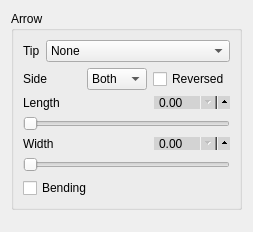
             <widget class="QWidget" name="page_25">
              <property name="geometry">
               <rect>
                <x>0</x>
                <y>0</y>
                <width>223</width>
                <height>232</height>
               </rect>
              </property>
              <attribute name="label">
               <string>Origin Arrow</string>
              </attribute>
              <layout class="QVBoxLayout" name="verticalLayout_61">
               <item>
                <widget class="QGroupBox" name="groupBox_27">
                 <property name="title">
                  <string>Arrow</string>
                 </property>
                 <layout class="QVBoxLayout" name="verticalLayout_146">
                  <item>
                   <layout class="QHBoxLayout" name="horizontalLayout_157">
                    <item>
                     <widget class="QLabel" name="label_156">
                      <property name="text">
                       <string>Tip</string>
                      </property>
                     </widget>
                    </item>
                    <item>
                     <widget class="QComboBox" name="linestring_o_tip">
                      <property name="focusPolicy">
                       <enum>Qt::ClickFocus</enum>
                      </property>
                      <item>
                       <property name="text">
                        <string>None</string>
                       </property>
                      </item>
                      <item>
                       <property name="text">
                        <string>stealth</string>
                       </property>
                      </item>
                      <item>
                       <property name="text">
                        <string>stealth round</string>
                       </property>
                      </item>
                      <item>
                       <property name="text">
                        <string>stealth open</string>
                       </property>
                      </item>
                      <item>
                       <property name="text">
                        <string>stealth open round</string>
                       </property>
                      </item>
                      <item>
                       <property name="text">
                        <string>&lt;</string>
                       </property>
                      </item>
                      <item>
                       <property name="text">
                        <string>&gt;</string>
                       </property>
                      </item>
                      <item>
                       <property name="text">
                        <string>latex</string>
                       </property>
                      </item>
                      <item>
                       <property name="text">
                        <string>latex round</string>
                       </property>
                      </item>
                      <item>
                       <property name="text">
                        <string>latex open</string>
                       </property>
                      </item>
                      <item>
                       <property name="text">
                        <string>latex open round</string>
                       </property>
                      </item>
                      <item>
                       <property name="text">
                        <string>to / classical tikz rightarrow</string>
                       </property>
                      </item>
                      <item>
                       <property name="text">
                        <string>computer modern rightarrow</string>
                       </property>
                      </item>
                      <item>
                       <property name="text">
                        <string>implies</string>
                       </property>
                      </item>
                      <item>
                       <property name="text">
                        <string>butt cap</string>
                       </property>
                      </item>
                      <item>
                       <property name="text">
                        <string>fast round</string>
                       </property>
                      </item>
                      <item>
                       <property name="text">
                        <string>fast triangle</string>
                       </property>
                      </item>
                      <item>
                       <property name="text">
                        <string>round cap</string>
                       </property>
                      </item>
                      <item>
                       <property name="text">
                        <string>triangle cap</string>
                       </property>
                      </item>
                      <item>
                       <property name="text">
                        <string>circle</string>
                       </property>
                      </item>
                      <item>
                       <property name="text">
                        <string>circle open</string>
                       </property>
                      </item>
                      <item>
                       <property name="text">
                        <string>diamond</string>
                       </property>
                      </item>
                      <item>
                       <property name="text">
                        <string>diamond open</string>
                       </property>
                      </item>
                      <item>
                       <property name="text">
                        <string>ellipse</string>
                       </property>
                      </item>
                      <item>
                       <property name="text">
                        <string>ellipse open</string>
                       </property>
                      </item>
                      <item>
                       <property name="text">
                        <string>kite</string>
                       </property>
                      </item>
                      <item>
                       <property name="text">
                        <string>kite open</string>
                       </property>
                      </item>
                      <item>
                       <property name="text">
                        <string>rectangle</string>
                       </property>
                      </item>
                      <item>
                       <property name="text">
                        <string>rectangle open</string>
                       </property>
                      </item>
                      <item>
                       <property name="text">
                        <string>square</string>
                       </property>
                      </item>
                      <item>
                       <property name="text">
                        <string>square open</string>
                       </property>
                      </item>
                      <item>
                       <property name="text">
                        <string>triangle</string>
                       </property>
                      </item>
                      <item>
                       <property name="text">
                        <string>triangle open</string>
                       </property>
                      </item>
                      <item>
                       <property name="text">
                        <string>turned square</string>
                       </property>
                      </item>
                      <item>
                       <property name="text">
                        <string>turned square open</string>
                       </property>
                      </item>
                      <item>
                       <property name="text">
                        <string>arc barb</string>
                       </property>
                      </item>
                      <item>
                       <property name="text">
                        <string>bar</string>
                       </property>
                      </item>
                      <item>
                       <property name="text">
                        <string>bracket</string>
                       </property>
                      </item>
                      <item>
                       <property name="text">
                        <string>hooks</string>
                       </property>
                      </item>
                      <item>
                       <property name="text">
                        <string>parenthesis</string>
                       </property>
                      </item>
                      <item>
                       <property name="text">
                        <string>straight barb</string>
                       </property>
                      </item>
                      <item>
                       <property name="text">
                        <string>tee barb</string>
                       </property>
                      </item>
                     </widget>
                    </item>
                   </layout>
                  </item>
                  <item>
                   <layout class="QHBoxLayout" name="horizontalLayout_158">
                    <item>
                     <widget class="QLabel" name="label_157">
                      <property name="text">
                       <string>Side</string>
                      </property>
                     </widget>
                    </item>
                    <item>
                     <widget class="QComboBox" name="linestring_o_side">
                      <item>
                       <property name="text">
                        <string>Both</string>
                       </property>
                      </item>
                      <item>
                       <property name="text">
                        <string>Left</string>
                       </property>
                      </item>
                      <item>
                       <property name="text">
                        <string>Right</string>
                       </property>
                      </item>
                     </widget>
                    </item>
                    <item>
                     <widget class="QCheckBox" name="linestring_o_reversed">
                      <property name="text">
                       <string>Reversed</string>
                      </property>
                     </widget>
                    </item>
                   </layout>
                  </item>
                  <item>
                   <layout class="QVBoxLayout" name="verticalLayout_147">
                    <item>
                     <layout class="QHBoxLayout" name="horizontalLayout_159">
                      <item>
                       <widget class="QLabel" name="label_158">
                        <property name="focusPolicy">
                         <enum>Qt::NoFocus</enum>
                        </property>
                        <property name="text">
                         <string>Length</string>
                        </property>
                       </widget>
                      </item>
                      <item>
                       <widget class="QDoubleSpinBox" name="linestring_o_length_spin">
                        <property name="focusPolicy">
                         <enum>Qt::ClickFocus</enum>
                        </property>
                        <property name="styleSheet">
                         <string notr="true">QDoubleSpinBox {
	max-height: 11px;
	min-height: 11px;
    min-width: 60px;
    max-width: 60px;
    padding-right: 10px;
    background-color: lightgray;
    padding-top: -2px;
    padding-bottom: -2px;
}

QDoubleSpinBox::up-button {
  subcontrol-origin: padding;
  subcontrol-position: right center;
  left: 7px;
  height: 18px;
  width: 18px;
}

QDoubleSpinBox::down-button {
  subcontrol-origin: content;
  subcontrol-position: right center;
  left: 0px;
  top: 0px;
  height: 18px;
  width: 18px;
}

</string>
                        </property>
                       </widget>
                      </item>
                     </layout>
                    </item>
                    <item>
                     <widget class="QSlider" name="linestring_o_length_slider">
                      <property name="focusPolicy">
                       <enum>Qt::NoFocus</enum>
                      </property>
                      <property name="styleSheet">
                       <string notr="true"/>
                      </property>
                      <property name="orientation">
                       <enum>Qt::Horizontal</enum>
                      </property>
                     </widget>
                    </item>
                   </layout>
                  </item>
                  <item>
                   <layout class="QVBoxLayout" name="verticalLayout_148">
                    <item>
                     <layout class="QHBoxLayout" name="horizontalLayout_160">
                      <item>
                       <widget class="QLabel" name="label_159">
                        <property name="focusPolicy">
                         <enum>Qt::NoFocus</enum>
                        </property>
                        <property name="text">
                         <string>Width</string>
                        </property>
                       </widget>
                      </item>
                      <item>
                       <widget class="QDoubleSpinBox" name="linestring_o_width_spin">
                        <property name="focusPolicy">
                         <enum>Qt::ClickFocus</enum>
                        </property>
                        <property name="styleSheet">
                         <string notr="true">QDoubleSpinBox {
	max-height: 11px;
	min-height: 11px;
    min-width: 60px;
    max-width: 60px;
    padding-right: 10px;
    background-color: lightgray;
    padding-top: -2px;
    padding-bottom: -2px;
}

QDoubleSpinBox::up-button {
  subcontrol-origin: padding;
  subcontrol-position: right center;
  left: 7px;
  height: 18px;
  width: 18px;
}

QDoubleSpinBox::down-button {
  subcontrol-origin: content;
  subcontrol-position: right center;
  left: 0px;
  top: 0px;
  height: 18px;
  width: 18px;
}

</string>
                        </property>
                       </widget>
                      </item>
                     </layout>
                    </item>
                    <item>
                     <widget class="QSlider" name="linestring_o_width_slider">
                      <property name="focusPolicy">
                       <enum>Qt::NoFocus</enum>
                      </property>
                      <property name="styleSheet">
                       <string notr="true"/>
                      </property>
                      <property name="orientation">
                       <enum>Qt::Horizontal</enum>
                      </property>
                     </widget>
                    </item>
                   </layout>
                  </item>
                  <item>
                   <widget class="QCheckBox" name="linestring_o_arrow_bending">
                    <property name="text">
                     <string>Bending</string>
                    </property>
                   </widget>
                  </item>
                 </layout>
                </widget>
               </item>
               <item>
                <spacer name="verticalSpacer_22">
                 <property name="orientation">
                  <enum>Qt::Vertical</enum>
                 </property>
                 <property name="sizeType">
                  <enum>QSizePolicy::Ignored</enum>
                 </property>
                 <property name="sizeHint" stdset="0">
                  <size>
                   <width>20</width>
                   <height>60</height>
                  </size>
                 </property>
                </spacer>
               </item>
              </layout>
             </widget>
